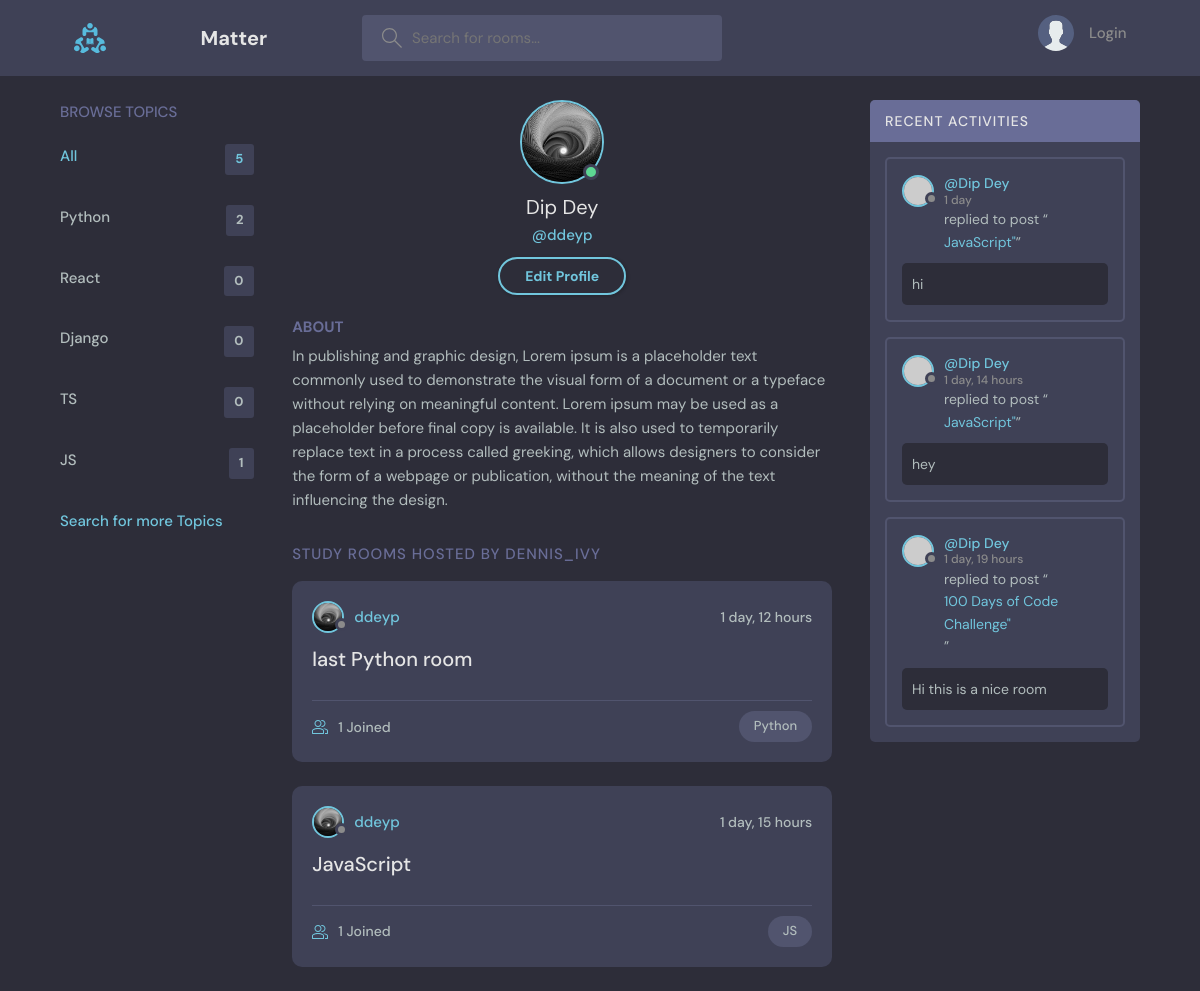
/room/room-profile/6d888d57-986a-410f-8f61-25869096bba2/, run on an earlier commit of the app's database.
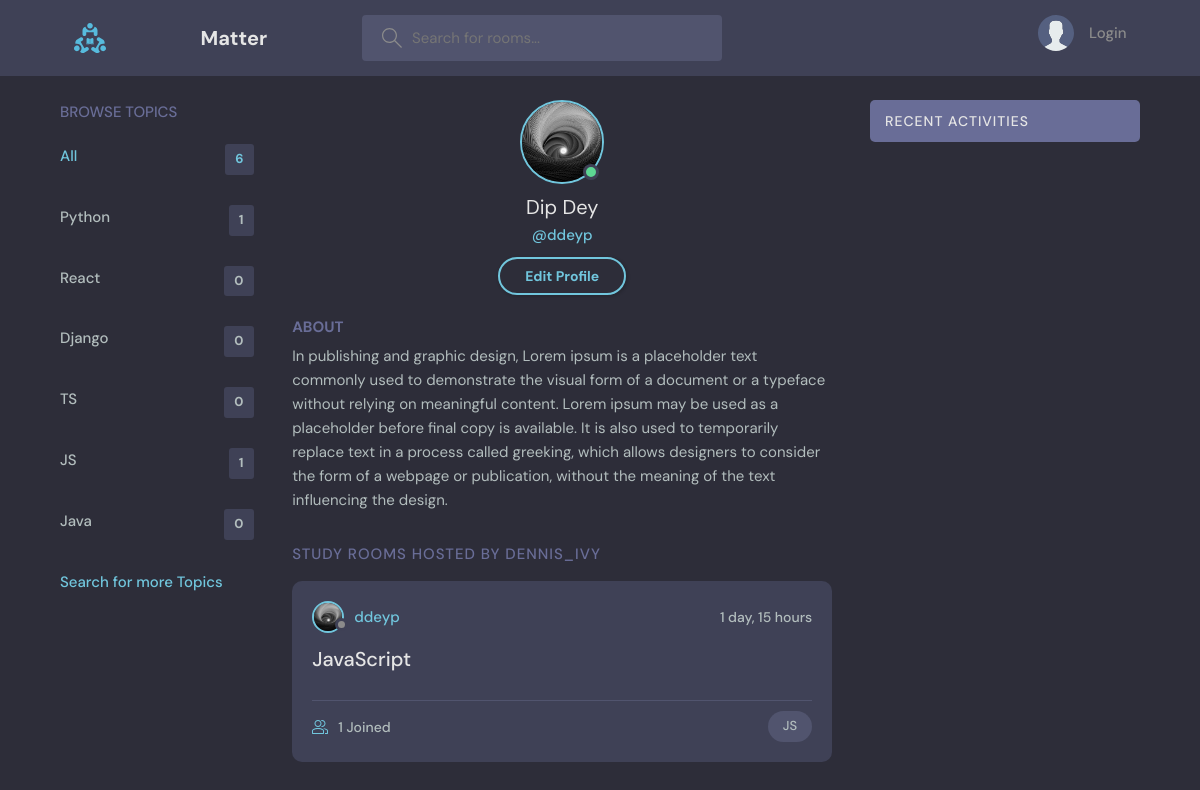
And on a later commit of the database.
### rooms/models.py (models this page shows, shortened)
class Topic(models.Model):
    name = models.CharField(max_length=200)

class Room(models.Model):
    host = models.ForeignKey(Profile, null=True, blank= True, on_delete=models.SET_NULL)
    topic = models.ForeignKey(Topic, on_delete=models.SET_NULL, null=True)
    name = models.CharField(max_length = 200)
    description = models.TextField(null=True, blank=True)
    participants = models.ManyToManyField(Profile, related_name='participants', blank=True)
    updated = models.DateTimeField(auto_now=True)
    created = models.DateTimeField(auto_now_add=True)
    id = models.UUIDField(default=uuid.uuid4, unique = True, primary_key=True, editable= False)
    class Meta:
        ordering =['-updated', '-created']
    def __str__(self):
        return self.name

class Replies(models.Model):
    user = models.ForeignKey(Profile, null=True, blank= True, on_delete=models.SET_NULL)
    room = models.ForeignKey(Room, on_delete=models.CASCADE)
    body = models.TextField()
    updated = models.DateTimeField(auto_now=True)
    created = models.DateTimeField(auto_now_add=True)
    id = models.UUIDField(default=uuid.uuid4, unique = True, primary_key=True, editable= False)
    def __str__(self):
        return self.body[0:50]
    class Meta:
        ordering =['-updated', '-created']

### users/models.py (models this page shows, shortened)
class Profile(models.Model):
    user = models.OneToOneField(User, on_delete = models.CASCADE, null=True, blank= True)
    name = models.CharField(max_length=200, blank=True, null=True)
    username = models.CharField(max_length=200, blank=True, null=True)
    email= models.EmailField(max_length=500, blank=True, null=True)
    location = models.CharField(max_length=200, blank=True, null=True)
    bio = models.TextField(null=True, blank=True)
    short_intro = models.TextField(blank=True, null=True)
    social_twitter = models.CharField(max_length=200, blank=True, null=True)
    social_linkedin = models.CharField(max_length=200, blank=True, null=True)
    social_youtube = models.CharField(max_length=200, blank=True, null=True)
    social_website = models.CharField(max_length=200, blank=True, null=True)
    social_instagram = models.CharField(max_length=200, blank=True, null=True)
    social_github = models.CharField(max_length=200, blank=True, null=True)
    profile_image = models.ImageField(null=True, blank=True, upload_to='profiles/', default = 'profiles/user-default.png')
    id = models.UUIDField(default=uuid.uuid4, unique = True, primary_key=True, editable= False)
    created_at = models.DateTimeField(auto_now_add=True)
    @property
    def imageURL(self):
        try:
            url = self.profile_image.url
        except:
            url = ''
        return url

### rooms/views.py (the view)
# urls.py: path('room-profile/<str:pk>/', views.userProfile, name='room-profile')
def userProfile(request, pk):
    user = Profile.objects.get(id=pk)
    rooms = user.room_set.all()
    room_messages = user.replies_set.all()
    topics = Topic.objects.all()
    context ={'user': user, 'rooms': rooms, 'room_messages': room_messages, 'topics': topics}
    return render(request, 'rooms/profile.html', context)

### rooms/templates/rooms/profile.html
{% extends 'main2.html' %}
  {% block content %}
  <main class="profile-page layout layout--3">
    <div class="container">
      {% include 'rooms/topics_components.html' %}
      <div class="roomList">
        <div class="profile">
          <div class="profile__avatar">
            <div class="avatar avatar--large active">
              <img src="{{user.imageURL}}" />
            </div>
          </div>
          <div class="profile__info">
            <h3>{{user.name}}</h3>
            <p>@{{user.username}}</p>
            <a href="{% url 'edit-account' %}" class="btn btn--main btn--pill">Edit Profile</a>
          </div>
          <div class="profile__about">
            <h3>About</h3>
            <p>
              {{user.bio}}
            </p>
          </div>
        </div>
        <div class="roomList__header">
          <div>
            <h2>Study Rooms Hosted by dennis_ivy</a>
            </h2>
          </div>
        </div>
        {% include 'rooms/feed_component.html'%}
      </div>
      {% include 'rooms/activity_component.html' %}
    </div>
  </main>
{% endblock %}

### templates/main2.html (shortened to what this page needs)
<!DOCTYPE html>
{% load static %}
<html lang="en">
  <head>
    <link rel="stylesheet" href="{% static 'styles/style.css' %}" />
  </head>
  <body>
    {% include 'navbar_room.html' %}
    {% block content %}
    {% endblock %}
  </body>
</html>

### templates/navbar_room.html (shortened to what this page needs)
{% load static %}
<header class="header header--loggedIn">
    <div class="container">
      <a href="{% url 'post' %}" class="header__logo">
        <img src="{% static 'images/logo.svg' %}" />
      </a>
      <a href="{% url 'home' %}" class="header__logo">
        <h1>Matter</h1>
      </a>
      <form class="header__search" method="GET" action="{% url 'home' %}">
        <label>
          <input name='q' placeholder="Search for rooms..." />
        </label>
      </form>
      <nav class="header__menu">
        {% if request.user.is_authenticated %}
        <div class="header__user">
          <a href="{% url 'room-profile' request.user.profile.id %}">
            <div class="avatar avatar--medium active">
              <img src="{{request.user.profile.imageURL}}" />
            </div>
            <p>{{request.user.profile.name}} <span>@{{request.user.profile.username}}</span></p>
          </a>
          <button class="dropdown-button">
            <svg version="1.1" xmlns="http://www.w3.org/2000/svg" width="32" height="32" viewBox="0 0 32 32">
              <title>chevron-down</title>
              <path d="M16 21l-13-13h-3l16 16 16-16h-3l-13 13z"></path>
            </svg>
          </button>
        </div>
        {% else %}
        <a href="{% url 'login' %}">
          <img src="{% static 'images/avatar.svg' %}" />
          <p>Login</p>
        </a>
        {% endif %}
      </nav>
    </div>
  </header>

### rooms/templates/rooms/topics_components.html
 <div class="topics">
    <div class="topics__header">
      <h2>Browse Topics</h2>
    </div>
    <ul class="topics__list">
      <li>
        <a href="{% url 'home' %}" class="active">All <span>{{topics.count}}</span></a>
      </li>
      {% for topic in topics %}
      <li>
        <a href="{% url 'home' %}?q={{topic.name}}">{{topic.name}}<span>{{topic.room_set.all.count}}</span></a>
      </li>
      {% endfor %}
    </ul>
    <a class="btn btn--link">
      Search for more Topics
    </a>
  </div>

### rooms/templates/rooms/feed_component.html (shortened to what this page needs)
{% for room in rooms %}
<div class="roomListRoom">
    <div class="roomListRoom__header">
      <a href="{% url 'room-profile' room.host.id %}" class="roomListRoom__author">
        <div class="avatar avatar--small">
          <img src="{{room.host.imageURL}}" />
        </div>
        <span>{{room.host.username}}</span>
      </a>
      <div class="roomListRoom__actions">
        <span>{{room.created|timesince}}</span>
      </div>
    </div>
    <div class="roomListRoom__content">
      <a href="{% url 'rooms' room.id %}">{{room.name}}</a>
    </div>
    <div class="roomListRoom__meta">
      <a href="{% url 'rooms' room.id %}" class="roomListRoom__joined">
        {{room.participants.all.count}} Joined
      </a>
      <p class="roomListRoom__topic">{{room.topic.name}}</p>
    </div>
  </div>
{% endfor %}

### rooms/templates/rooms/activity_component.html (shortened to what this page needs)
        <div class="activities">
            <div class="activities__header">
              <h2>Recent Activities</h2>
            </div>
            {% for message in room_messages %}
            <div class="activities__box">
              <div class="activities__boxHeader roomListRoom__header">
                <a href="{% url 'room-profile' message.user.id %}" class="roomListRoom__author">
                  <div class="avatar avatar--small">
                    <img src="https://randomuser.me/api/portraits/women/11.jpg" />
                  </div>
                  <p>
                    @{{message.user.name}}
                    <span>{{message.created|timesince}}</span>
                  </p>
                </a>
              </div>
              <div class="activities__boxContent">
                <p>replied to post “<a href="{% url 'rooms' message.room.id %}">{{message.room}}"</a>”</p>
                <div class="activities__boxRoomContent">
                  {{message}}
                </div>
              </div>
            </div>
            {% endfor %}
          </div>

What changed in the data, as far as the page shows it:
removed Room: host.imageURL (picture), host.username "ddeyp", created "1 day, 12 hours", name "last Python room", participants.all.count "1", topic.name "Python"
removed Replies: user.name "Dip Dey", created "1 day", room "JavaScript", body "hi"
removed Replies: user.name "Dip Dey", created "1 day, 14 hours", room "JavaScript", body "hey"
removed Replies: user.name "Dip Dey", created "1 day, 19 hours", room "100 Days of Code Challenge", body "Hi this is a nice room"
computed for Topic "Python": room_set.all.count "2" → "1"
added Topic: name "Java", room_set.all.count "0"
Also different on the page:
{{ topics.count }}: "5" → "6"
